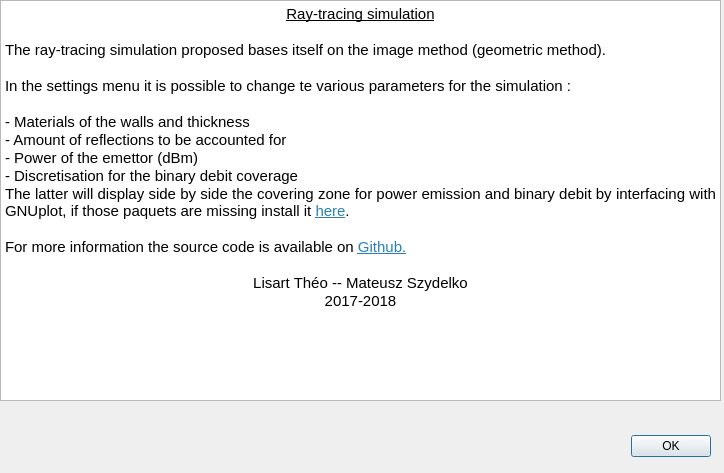
<?xml version="1.0" encoding="UTF-8"?>
<ui version="4.0">
 <class>help</class>
 <widget class="QDialog" name="help">
  <property name="geometry">
   <rect>
    <x>0</x>
    <y>0</y>
    <width>724</width>
    <height>473</height>
   </rect>
  </property>
  <property name="windowTitle">
   <string>Dialog</string>
  </property>
  <widget class="QDialogButtonBox" name="buttonBox">
   <property name="geometry">
    <rect>
     <x>370</x>
     <y>430</y>
     <width>341</width>
     <height>32</height>
    </rect>
   </property>
   <property name="orientation">
    <enum>Qt::Horizontal</enum>
   </property>
   <property name="standardButtons">
    <set>QDialogButtonBox::Ok</set>
   </property>
  </widget>
  <widget class="QTextBrowser" name="textBrowser">
   <property name="geometry">
    <rect>
     <x>0</x>
     <y>0</y>
     <width>721</width>
     <height>401</height>
    </rect>
   </property>
   <property name="html">
    <string>&lt;!DOCTYPE HTML PUBLIC &quot;-//W3C//DTD HTML 4.0//EN&quot; &quot;http://www.w3.org/TR/REC-html40/strict.dtd&quot;&gt;
&lt;html&gt;&lt;head&gt;&lt;meta name=&quot;qrichtext&quot; content=&quot;1&quot; /&gt;&lt;style type=&quot;text/css&quot;&gt;
p, li { white-space: pre-wrap; }
&lt;/style&gt;&lt;/head&gt;&lt;body style=&quot; font-family:'Sans Serif'; font-size:9pt; font-weight:400; font-style:normal;&quot;&gt;
&lt;p align=&quot;center&quot; style=&quot; margin-top:0px; margin-bottom:0px; margin-left:0px; margin-right:0px; -qt-block-indent:0; text-indent:0px;&quot;&gt;&lt;span style=&quot; font-family:'Noto Sans'; font-size:11pt; text-decoration: underline;&quot;&gt;Ray-tracing simulation&lt;/span&gt;&lt;/p&gt;
&lt;p align=&quot;center&quot; style=&quot;-qt-paragraph-type:empty; margin-top:0px; margin-bottom:0px; margin-left:0px; margin-right:0px; -qt-block-indent:0; text-indent:0px; font-family:'Noto Sans'; font-size:11pt; text-decoration: underline;&quot;&gt;&lt;br /&gt;&lt;/p&gt;
&lt;p align=&quot;justify&quot; style=&quot; margin-top:0px; margin-bottom:0px; margin-left:0px; margin-right:0px; -qt-block-indent:0; text-indent:0px;&quot;&gt;&lt;span style=&quot; font-family:'Noto Sans'; font-size:11pt;&quot;&gt;The ray-tracing simulation proposed bases itself on the image method (geometric method).&lt;/span&gt;&lt;/p&gt;
&lt;p align=&quot;center&quot; style=&quot;-qt-paragraph-type:empty; margin-top:0px; margin-bottom:0px; margin-left:0px; margin-right:0px; -qt-block-indent:0; text-indent:0px; font-family:'Noto Sans'; font-size:11pt; text-decoration: underline;&quot;&gt;&lt;br /&gt;&lt;/p&gt;
&lt;p align=&quot;justify&quot; style=&quot; margin-top:0px; margin-bottom:0px; margin-left:0px; margin-right:0px; -qt-block-indent:0; text-indent:0px;&quot;&gt;&lt;span style=&quot; font-family:'Noto Sans'; font-size:11pt;&quot;&gt;In the settings menu it is possible to change te various parameters for the simulation :&lt;/span&gt;&lt;/p&gt;
&lt;p align=&quot;justify&quot; style=&quot;-qt-paragraph-type:empty; margin-top:0px; margin-bottom:0px; margin-left:0px; margin-right:0px; -qt-block-indent:0; text-indent:0px; font-family:'Noto Sans'; font-size:11pt;&quot;&gt;&lt;br /&gt;&lt;/p&gt;
&lt;p align=&quot;justify&quot; style=&quot; margin-top:0px; margin-bottom:0px; margin-left:0px; margin-right:0px; -qt-block-indent:0; text-indent:0px;&quot;&gt;&lt;span style=&quot; font-family:'Noto Sans'; font-size:11pt;&quot;&gt;- Materials of the walls and thickness&lt;/span&gt;&lt;/p&gt;
&lt;p align=&quot;justify&quot; style=&quot; margin-top:0px; margin-bottom:0px; margin-left:0px; margin-right:0px; -qt-block-indent:0; text-indent:0px;&quot;&gt;&lt;span style=&quot; font-family:'Noto Sans'; font-size:11pt;&quot;&gt;- Amount of reflections to be accounted for&lt;/span&gt;&lt;/p&gt;
&lt;p align=&quot;justify&quot; style=&quot; margin-top:0px; margin-bottom:0px; margin-left:0px; margin-right:0px; -qt-block-indent:0; text-indent:0px;&quot;&gt;&lt;span style=&quot; font-family:'Noto Sans'; font-size:11pt;&quot;&gt;- Power of the emettor (dBm)&lt;/span&gt;&lt;/p&gt;
&lt;p align=&quot;justify&quot; style=&quot; margin-top:0px; margin-bottom:0px; margin-left:0px; margin-right:0px; -qt-block-indent:0; text-indent:0px;&quot;&gt;&lt;span style=&quot; font-family:'Noto Sans'; font-size:11pt;&quot;&gt;- Discretisation for the binary debit coverage &lt;/span&gt;&lt;/p&gt;
&lt;p align=&quot;justify&quot; style=&quot; margin-top:0px; margin-bottom:0px; margin-left:0px; margin-right:0px; -qt-block-indent:0; text-indent:0px;&quot;&gt;&lt;span style=&quot; font-family:'Noto Sans'; font-size:11pt;&quot;&gt;The latter will display side by side the covering zone for power emission and binary debit by interfacing with GNUplot, if those paquets are missing install it &lt;/span&gt;&lt;a href=&quot;http://www.gnuplot.info/&quot;&gt;&lt;span style=&quot; font-family:'Noto Sans'; font-size:11pt; text-decoration: underline; color:#2980b9;&quot;&gt;here&lt;/span&gt;&lt;/a&gt;&lt;span style=&quot; font-family:'Noto Sans'; font-size:11pt;&quot;&gt;.&lt;/span&gt;&lt;/p&gt;
&lt;p align=&quot;justify&quot; style=&quot;-qt-paragraph-type:empty; margin-top:0px; margin-bottom:0px; margin-left:0px; margin-right:0px; -qt-block-indent:0; text-indent:0px; font-family:'Noto Sans'; font-size:11pt;&quot;&gt;&lt;br /&gt;&lt;/p&gt;
&lt;p align=&quot;justify&quot; style=&quot; margin-top:0px; margin-bottom:0px; margin-left:0px; margin-right:0px; -qt-block-indent:0; text-indent:0px;&quot;&gt;&lt;span style=&quot; font-family:'Noto Sans'; font-size:11pt;&quot;&gt;For more information the source code is available on &lt;/span&gt;&lt;a href=&quot;https://github.com/LisartTheo/raytracing&quot;&gt;&lt;span style=&quot; font-family:'Noto Sans'; font-size:11pt; text-decoration: underline; color:#2980b9;&quot;&gt;Github.&lt;/span&gt;&lt;/a&gt;&lt;/p&gt;
&lt;p align=&quot;justify&quot; style=&quot;-qt-paragraph-type:empty; margin-top:0px; margin-bottom:0px; margin-left:0px; margin-right:0px; -qt-block-indent:0; text-indent:0px; font-family:'Noto Sans'; font-size:11pt;&quot;&gt;&lt;br /&gt;&lt;/p&gt;
&lt;p align=&quot;center&quot; style=&quot; margin-top:0px; margin-bottom:0px; margin-left:0px; margin-right:0px; -qt-block-indent:0; text-indent:0px;&quot;&gt;&lt;span style=&quot; font-family:'Noto Sans'; font-size:11pt;&quot;&gt;Lisart Théo -- Mateusz Szydelko&lt;/span&gt;&lt;/p&gt;
&lt;p align=&quot;center&quot; style=&quot; margin-top:0px; margin-bottom:0px; margin-left:0px; margin-right:0px; -qt-block-indent:0; text-indent:0px;&quot;&gt;&lt;span style=&quot; font-family:'Noto Sans'; font-size:11pt;&quot;&gt;2017-2018&lt;/span&gt;&lt;/p&gt;&lt;/body&gt;&lt;/html&gt;</string>
   </property>
  </widget>
 </widget>
 <resources/>
 <connections>
  <connection>
   <sender>buttonBox</sender>
   <signal>accepted()</signal>
   <receiver>help</receiver>
   <slot>accept()</slot>
   <hints>
    <hint type="sourcelabel">
     <x>248</x>
     <y>254</y>
    </hint>
    <hint type="destinationlabel">
     <x>157</x>
     <y>274</y>
    </hint>
   </hints>
  </connection>
  <connection>
   <sender>buttonBox</sender>
   <signal>rejected()</signal>
   <receiver>help</receiver>
   <slot>reject()</slot>
   <hints>
    <hint type="sourcelabel">
     <x>316</x>
     <y>260</y>
    </hint>
    <hint type="destinationlabel">
     <x>286</x>
     <y>274</y>
    </hint>
   </hints>
  </connection>
 </connections>
</ui>
